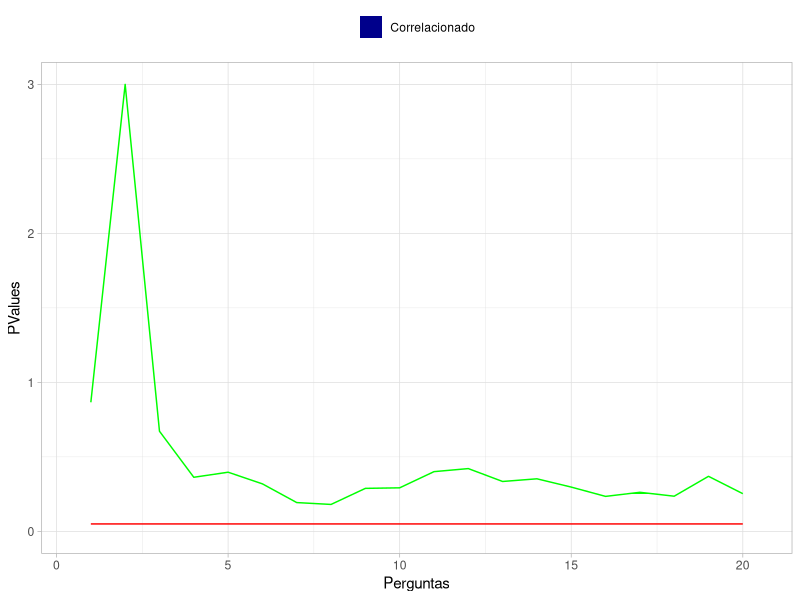

The R script that drew this image: (Note: this script raises an error after producing the figure.)

library(readxl)
library(ggplot2)

Refugees <- read.csv("database/Dataset.csv")
Refugees_categorical <- Refugees[,2:25]
Refugees_categorical$ImmigrationStatus <- Refugees$ImmigrationStatus

pvalues = array()
its = array()
for (i in 4:23){
  table_cont <- table(Refugees_categorical[,5], Refugees_categorical[,i])
  qui2 <- chisq.test(table_cont)
  pvalues[i-3] <- qui2$p.value
  its[i-3] <- qui2$statistic/nrow(Refugees_categorical)
}

pvalues_plot <- cbind(array(1:20), pvalues)
pval_threshold <- 0.05
pval_threshold_line <- array(pval_threshold, dim=20)

color_bars <- pvalues > pval_threshold
color_bars[color_bars == TRUE] = 'darkblue'
color_bars[color_bars == FALSE] = 'darkred'
correlation <- pvalues > pval_threshold
correlation[correlation == TRUE] = 'Não-correlacionado'
correlation[correlation == FALSE] = 'Correlacionado'

df <- data.frame(
  Perguntas=pvalues_plot[,1],
  PValues=pvalues_plot[,2],
  Correlação=correlation,
  inertia=its,
  pval_threshold_line=pval_threshold_line)

ggplot(df, aes(Perguntas)) + 
  geom_bar(aes(y=PValues, fill=Correlação), stat="identity") + 
  geom_line(aes(y=inertia), colour="green") +
  geom_line(aes(y=pval_threshold_line), colour="red") +
  theme_light() +
  theme(legend.box="horizontal",legend.key=element_blank(), 
        legend.title=element_blank(),legend.position="top") +
  scale_fill_manual(values=c("Não-correlacionado" = "darkred", "Correlacionado" = "darkblue"))


# Perguntas vs Perguntas
#pvalues = matrix(nrow=20, ncol=20)
pvalues = data.frame(col1 = 1, col2 = 2, PVal = 0)
for (i in 4:23){
  for (j in 4:23){
    table_cont <- table(Refugees_categorical[,i], Refugees_categorical[,j])
    qui2 <- chisq.test(table_cont)
    #pvalues[pvalues$col1 == i-3, pvalues$col2 == j-3] <- qui2$p.value
    if (i != j){
      pvalues[nrow(pvalues) + 1,] = c((i-3), (j-3), qui2$p.value)
    }
  }
}
pvalues <- pvalues[-1,]
#pvalues_matrix <- as.matrix(pvalues)
ggp <- ggplot(pvalues_matrix, aes(X1, X2)) +                           # Create heatmap with ggplot2
  geom_tile(aes(fill = 0.05))
ggp   
heatmap(pvalues, Rowv = NA, Colv = NA)   

pvalues %>%
  ggplot(aes(x = col1, 
             y = col2, 
             fill = log10(PVal), 
             label = round(log10(PVal), 3))) +
  geom_tile() +
  geom_label(size = 3, fill = "white") +
  scale_fill_gradient2(low = "darkred", 
                       mid = "white", 
                       high = "darkblue",
                       midpoint = 0) +
  labs(x = NULL, y = NULL) +
  coord_flip() +
  theme(legend.title = element_blank(), 
        panel.background = element_rect("white"),
        legend.position = "none",
        axis.text.x = element_text())
  
